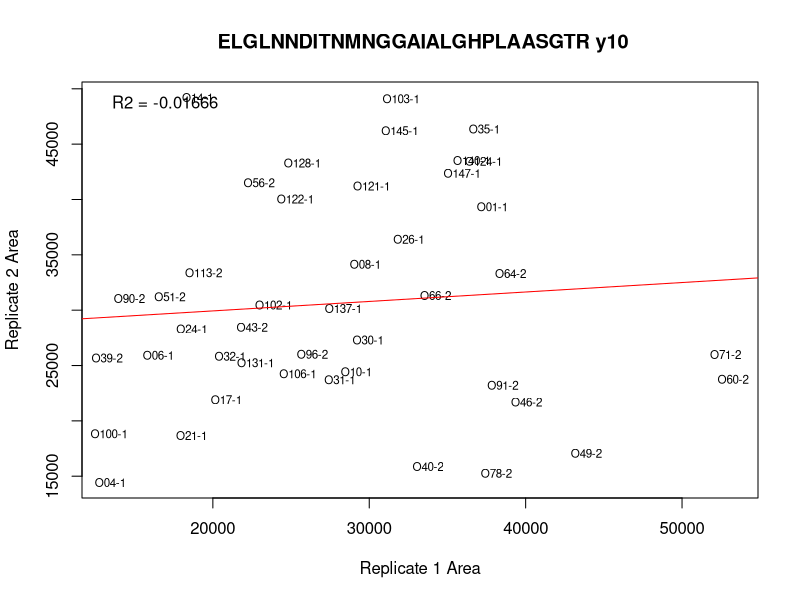
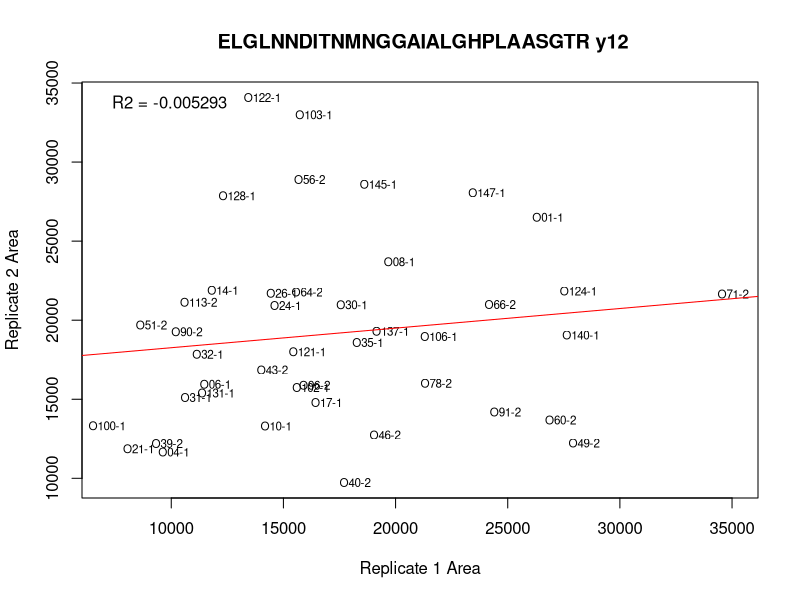
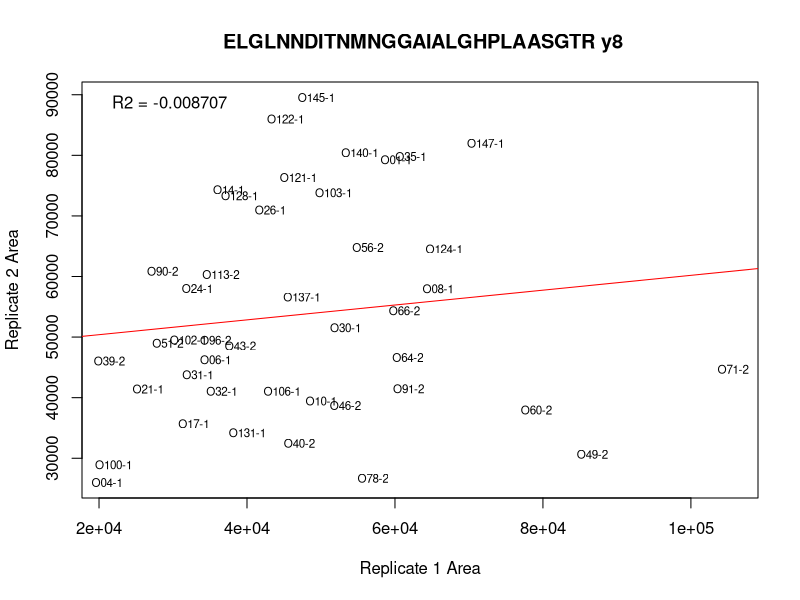
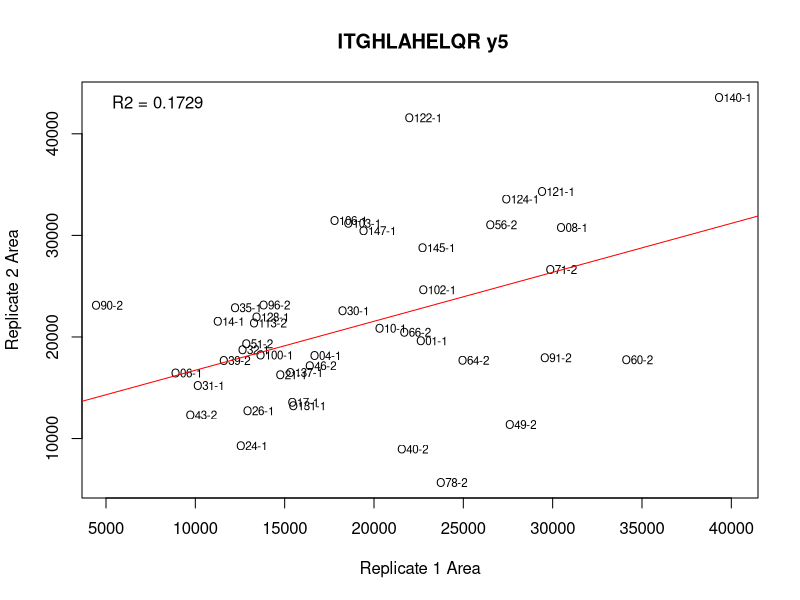
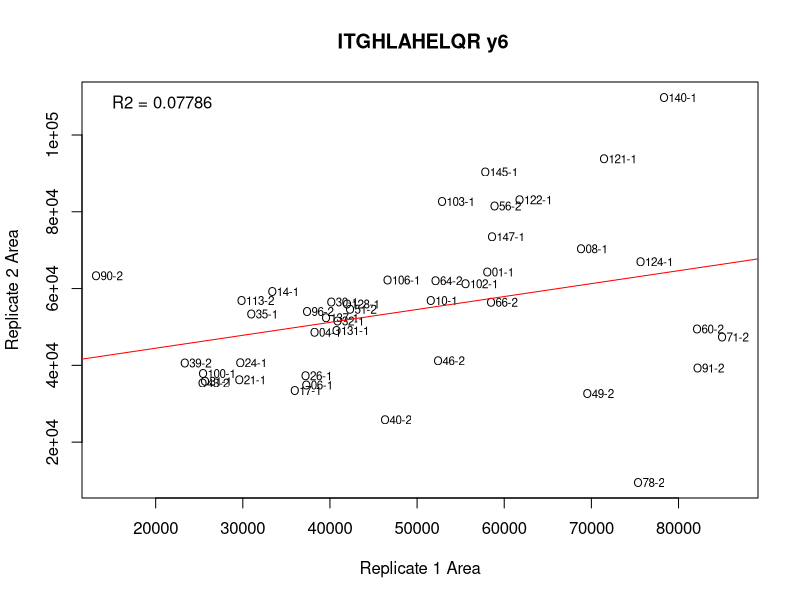
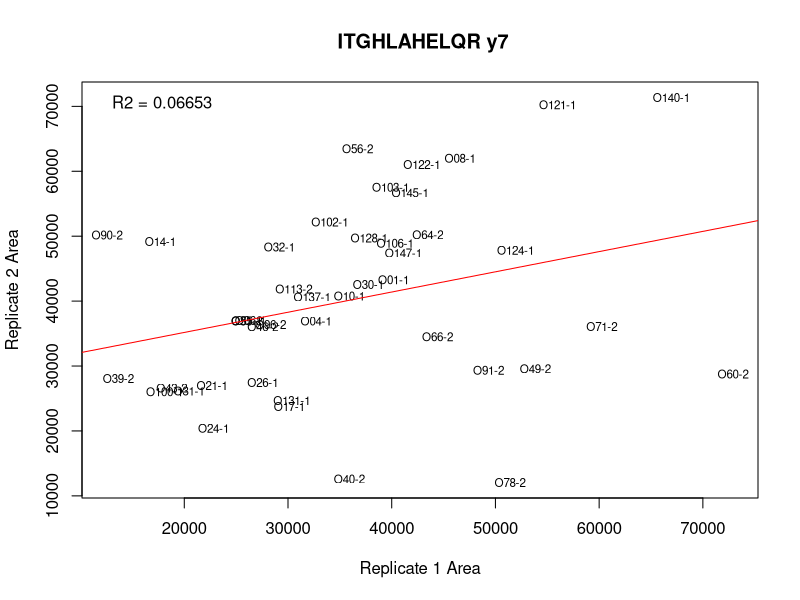
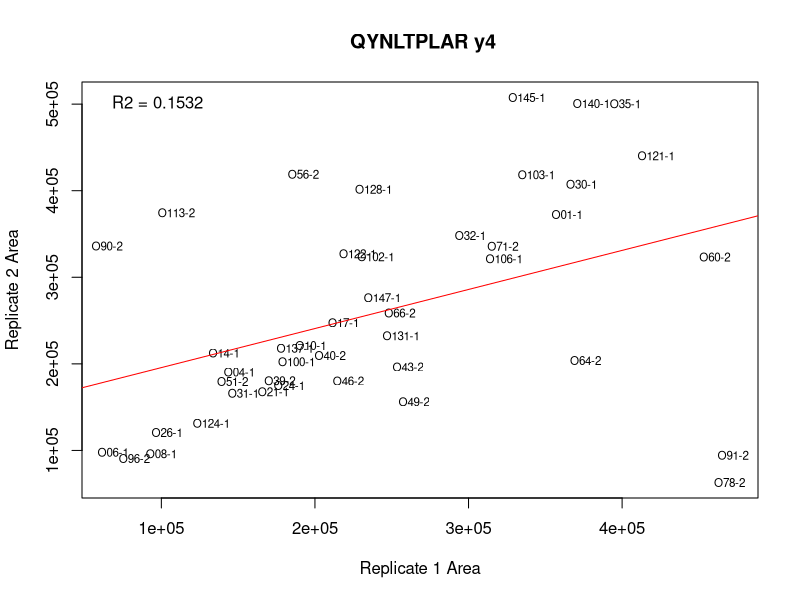
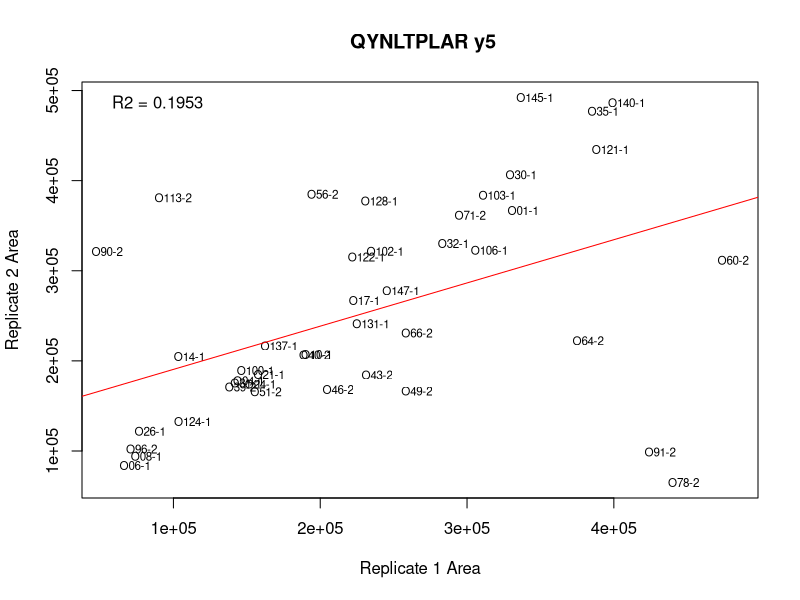

The R source for these figures, in order: (Note: this script raises an error after producing the figures.)
#In this script, I'll regress my technical replicate batches against eachother, then plot an x = y line. If more than 95% of my points fall outside of a 95% CI, I will remove that transition from analysis. Finally, I'll remake my NMDS plot to see if anything improves.

#### SET WORKING DIRECTORY ####
setwd(dir = "/Users/yaaminivenkataraman/Documents/project-oyster-oa/analyses/DNR_SRM_20170902/") #Set the working directory to the folder with all SRM analysis files.

#### IMPORT DATA ####

SRMAreas <- read.csv("2017-09-12-Gigas-SRM-ReplicatesOnly-PostDilutionCurve-NoPivot-RevisedSettings-Report.csv", na.strings = "#N/A") #Specify Skyline's special way of designating N/A values
head(SRMAreas) #Confirm import
tail(SRMAreas) #Confirm import

#### CREATE A MASTER DATAFRAME ####

#I want to merge my Skyline data with sample names, sites, and eelgrass condition to create a master dataframe will all possible information

sequenceFile <- read.csv("2017-07-28-SRM-Samples-Sequence-File.csv", na.strings = "N/A") # Import sequence file
head(sequenceFile) #Confirm import
sequenceFile <- sequenceFile[,c(2,3,8)] #Keep the Replicate.Name, Comment and TIC columns
names(sequenceFile) <- c("Replicate.Name", "Sample.Number", "TIC")
head(sequenceFile) #Confirm change
masterSRMData <- merge(x = SRMAreas, y = sequenceFile, by = "Replicate.Name") #Merge the sample names and replicate names to use for analysis.
head(masterSRMData) #Confirm merge
tail(masterSRMData) #Confirm merge

biologicalReplicates <- read.csv("2017-09-06-Biological-Replicate-Information.csv", na.strings = "N/A") #Import site and eelgrass condition information (i.e. biological replicate information)
head(biologicalReplicates) #Confirm import
tail(biologicalReplicates) #Confirm import
masterSRMDataBiologicalReplicates <- merge(x = masterSRMData, y = biologicalReplicates, by = "Sample.Number") #Add biological replicate information to master list.
head(masterSRMDataBiologicalReplicates) #Confirm change
#write.csv(x = masterSRMDataBiologicalReplicates, file = "2017-09-07-Master-SRM-Data-BiologicalReplicates-NoBlanks-NoPivot.csv") #Write out master dataframe

#### SUBSET TARGET PROTEIN DATA ####

#I want only the protein/peptide/transition information and peak area

SRMDataTargetsOnly <- masterSRMDataBiologicalReplicates #Duplicate master list into a new dataframe
head(SRMDataTargetsOnly) #Confirm copy
tail(SRMDataTargetsOnly) #Confirm copy
SRMDataTargetsOnly <- SRMDataTargetsOnly[,-c(2, 5, 7, 10, 11)] #Remove extraneous columns: Replicate.Name, Transition, Peptide.Retention.Time, Site, Eelgrass
head(SRMDataTargetsOnly) #Confirm column removal
SRMDataTargetsOnly <- SRMDataTargetsOnly[! SRMDataTargetsOnly$Protein.Name %in% "PRTC peptides", ] #Remove PRTC peptide data from target protein dataframe
head(SRMDataTargetsOnly) #Confirm removal
transform(SRMDataTargetsOnly, Area = as.numeric(Area)) #Make sure Area is recognized as a numeric variable
is.numeric(SRMDataTargetsOnly$Area) #Confirm change
transform(SRMDataTargetsOnly, TIC = as.numeric(TIC)) #Make sure TIC is recognized as a numeric variable
is.numeric(SRMDataTargetsOnly$TIC) #Confirm change

#### REFORMAT TARGET ONLY DATAFRAME ####

#First I will make a new dataframe be Protein/Peptides/Transitions, with the column names as the sample number

SRMDataTargetsOnly <- SRMDataTargetsOnly[,-6] #Remove TIC column
head(SRMDataTargetsOnly) #Confirm creation

#My first step is to change my dataframe from long to wide (i.e. cast it)
library(reshape2) #Instal package to pivot table
SRMDataTargetsOnlyPivoted <- dcast(SRMDataTargetsOnly, Protein.Name + Peptide.Sequence + Fragment.Ion ~ Sample.Number) #Cast table! Protein/Peptides/Transitions remain as columns with Sample Number as column headers. Normalized.Area used as value column by default.
head(SRMDataTargetsOnlyPivoted) #Confirm cast.
SRMDataTargetsOnlyPivoted$RowNames <- paste(SRMDataTargetsOnlyPivoted$Protein.Name, SRMDataTargetsOnlyPivoted$Peptide.Sequence, SRMDataTargetsOnlyPivoted$Fragment.Ion) #Merge Protein, Peptide and Transition information into one column
head(SRMDataTargetsOnlyPivoted) #Confirm column merge
SRMDataTargetsOnlyPivoted <- SRMDataTargetsOnlyPivoted[,-c(1:3)] #Remove unmerged columns
head(SRMDataTargetsOnlyPivoted) #Confirm column removal

SRMDataTargetsOnlyPivotedCorrected <- SRMDataTargetsOnlyPivoted #Duplicate dataframe
SRMDataTargetsOnlyPivotedCorrected[is.na(SRMDataTargetsOnlyPivotedCorrected)] <- 0 #Replace NAs with 0s
head(SRMDataTargetsOnlyPivotedCorrected) #Confirm there are no NAs
rownames(SRMDataTargetsOnlyPivotedCorrected) <- SRMDataTargetsOnlyPivotedCorrected$RowNames #Set RowNames column as dataframe rownames
SRMDataTargetsOnlyPivotedCorrected <- subset(SRMDataTargetsOnlyPivotedCorrected, select = -c(RowNames)) #Remove RowNames column
head(SRMDataTargetsOnlyPivotedCorrected) #Confirm changes

#Now I'll take my dataframe and split it into two: one for each batch of technical replicates.

SRMDataTargetsReplicateOne <- SRMDataTargetsOnlyPivotedCorrected[, c(seq(from = 1, to = (length(SRMDataTargetsOnlyPivotedCorrected) - 1), by = 2))] #Subset all odd columns (first replicate)
colnames(SRMDataTargetsReplicateOne) #Confirm subset
SRMDataTargetsReplicateTwo <- SRMDataTargetsOnlyPivotedCorrected[, c(seq(from = 2, to = length(SRMDataTargetsOnlyPivotedCorrected), by = 2))] #Subset all even columns (first replicate)
colnames(SRMDataTargetsReplicateTwo) #Confirm subset

#Finally, I'll transpose each dataframe. The resulting dataframes will have transitions in the columns and samples in the rows.

SRMDataTransposedReplicateOne <- t(SRMDataTargetsReplicateOne) #Transpose Replicate 1 dataframe
head(SRMDataTransposedReplicateOne) #Confirm transposition
SRMDataTransposedReplicateTwo <- t(SRMDataTargetsReplicateTwo) #Transpose Replicate 2 dataframe
head(SRMDataTransposedReplicateTwo) #Confirm transposition

#### CREATE PLOTS FOR EACH TRANSITION ####

correlationFilenames <- data.frame(filenames = colnames(SRMDataTransposedReplicateOne),
                                   modifier = rep("confint.jpeg", 111)) #Make a dataframe of filenames
correlationFilenames$full <- paste(correlationFilenames$filenames, correlationFilenames$modifier) #Merge the two columns together in a third column. This column has the full filename that will be used
head(correlationFilenames) #Confirm changes

setwd(dir = "2017-10-10-Troubleshooting/2017-10-10-Transition-Replicate-Correlations/") #Change working directory so files are saved in the same directory as the R script
getwd() #Confirm changes

nTransitions <- nrow(SRMDataTargetsReplicateOne) #Number of transitions used
for(i in 1:nTransitions) { #For all transitions
  transitionModel <- lm(SRMDataTransposedReplicateTwo[,i] ~ SRMDataTransposedReplicateOne[,i]) #Predict Replicate 2 from Replicate 1
  fileName <- correlationFilenames$full[i] #Set filename choice as the ith entry
  jpeg(filename = fileName, width = 1000, height = 1000) #Save .jpeg using set filename
  plot(x= SRMDataTransposedReplicateOne[,i], y = SRMDataTransposedReplicateTwo[,i], xlab = "Replicate 1 Area", ylab = "Replicate 2 Area", main = correlationFilenames$filename[i], type = "n") #Create plot, but do not plot points
  text(x = SRMDataTransposedReplicateOne[,i], y = SRMDataTransposedReplicateTwo[,i], labels = rownames(SRMDataTransposedReplicateOne), cex = 0.7) #Plot sample ID instead of points
  abline(transitionModel, col = "red") #Plot regression
  legend("topleft", bty = "n", legend = paste("R2 =", format(summary(transitionModel)$adj.r.squared, digits=4))) #Plot R-squared value
  dev.off() #Turn off plotting mechanism
}